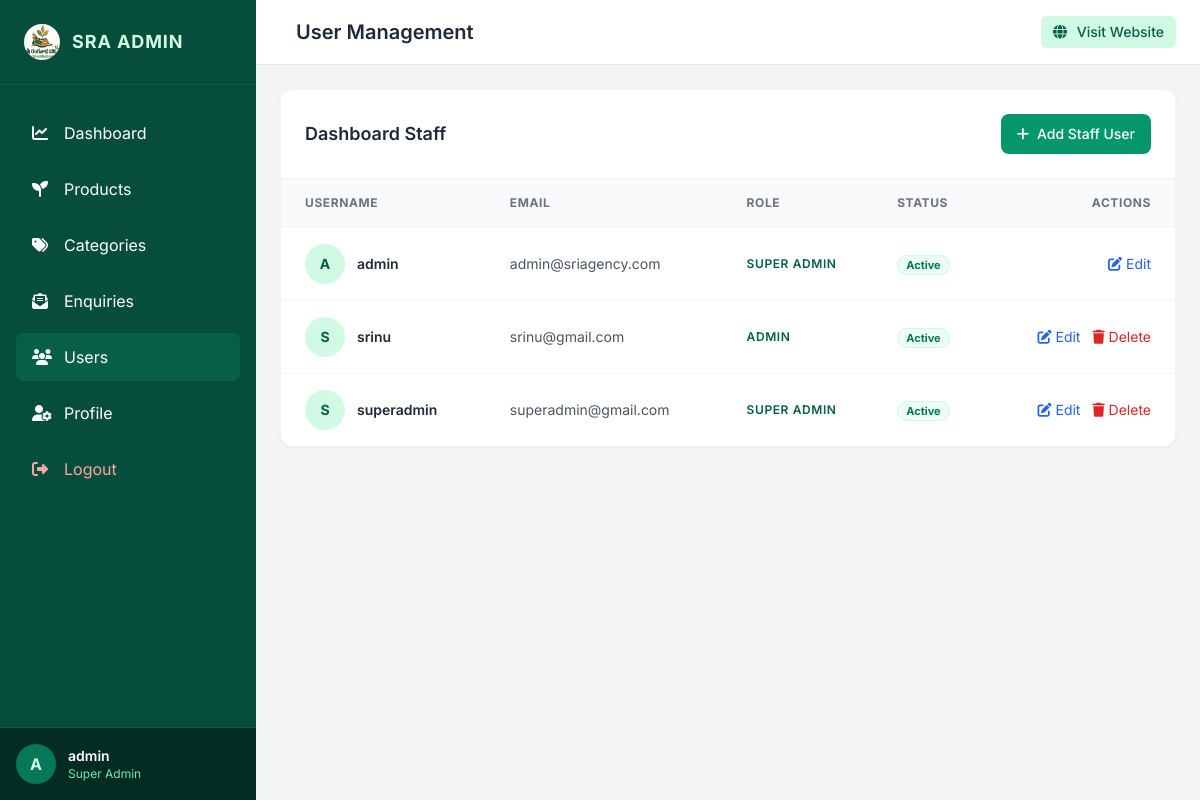
Before: /dashboard/users/ (signed in) with the older database file.
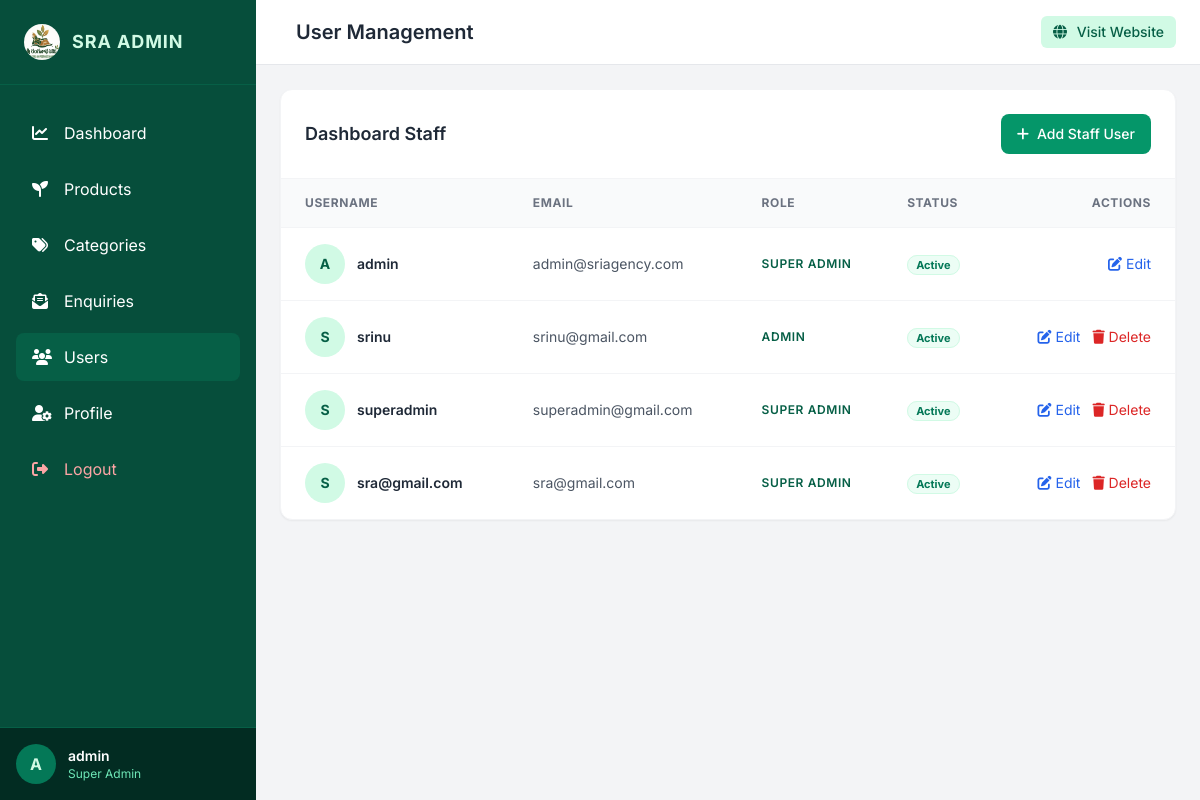
After: the same page with the newer database file.
### accounts/models.py (models this page shows, shortened)
class User(AbstractUser):
    ROLE_CHOICES = (
        ('super_admin', 'Super Admin'),
        ('admin', 'Admin'),
        ('store_manager', 'Store Manager'),
    )
    role = models.CharField(max_length=20, choices=ROLE_CHOICES, default='store_manager')
    avatar = models.ImageField(upload_to='avatars/', null=True, blank=True)
    phone = models.CharField(max_length=15, null=True, blank=True)
    objects = UserManager()

### dashboard/views.py (the view)
        def wrapped_view(request, *args, **kwargs):
            if not request.user.is_authenticated:
                return redirect('login')
            if request.user.role in allowed_roles or request.user.is_superuser:
                return view_func(request, *args, **kwargs)
            messages.error(request, "You do not have permission to access this page.")
            return redirect('dashboard_home')

### accounts/views_mgmt.py (called while the page is built)
@login_required
@role_required(['super_admin', 'admin'])
def user_list(request):
    users = User.objects.all()
    return render(request, 'dashboard/users/list.html', {'users': users})

### dashboard/views.py (called while the page is built)
def role_required(allowed_roles):
    def decorator(view_func):
        def wrapped_view(request, *args, **kwargs):
            if not request.user.is_authenticated:
                return redirect('login')
            if request.user.role in allowed_roles or request.user.is_superuser:
                return view_func(request, *args, **kwargs)
            messages.error(request, "You do not have permission to access this page.")
            return redirect('dashboard_home')
        return wrapped_view
    return decorator

### templates/dashboard/users/list.html (shortened to what this page needs)
{% extends 'dashboard/base.html' %}
{% block header_title %}User Management{% endblock %}
{% block content %}
<div class="bg-white rounded-xl shadow-sm border border-gray-100 overflow-hidden">
  <div class="p-6 border-b border-gray-100 flex items-center justify-between flex-wrap gap-4">
    <h3 class="text-lg font-bold text-gray-800 font-semibold">Dashboard Staff</h3>
    {% if request.user.role == 'super_admin' %}
      <a href="{% url 'user_add' %}" class="bg-emerald-600 hover:bg-emerald-700 text-white text-sm font-medium px-4 py-2.5 rounded-lg transition-colors flex items-center">
        <i class="fa-solid fa-plus mr-2"></i> Add Staff User
      </a>
    {% endif %}
  </div>
  <div class="overflow-x-auto">
    <table class="w-full text-left border-collapse">
      <thead>
        <tr class="bg-gray-50 border-b border-gray-100 text-xs font-semibold text-gray-500 uppercase tracking-wider">
          <th class="p-4 pl-6">Username</th>
          <th class="p-4">Email</th>
          <th class="p-4">Role</th>
          <th class="p-4">Status</th>
          <th class="p-4 pr-6 text-right">Actions</th>
        </tr>
      </thead>
      <tbody class="divide-y divide-gray-100 text-sm text-gray-700">
        {% for u in users %}
          <tr class="hover:bg-gray-50 transition-colors">
            <td class="p-4 pl-6 flex items-center space-x-3">
              {% if u.avatar %}
                <img src="{{ u.avatar.url }}" alt="{{ u.username }}" class="w-10 h-10 rounded-full object-cover border border-gray-200" loading="lazy" width="800" height="600">
              {% else %}
                <div class="w-10 h-10 rounded-full bg-emerald-100 text-emerald-800 flex items-center justify-center font-bold text-sm">
                  {{ u.username|slice:":1"|upper }}
                </div>
              {% endif %}
              <span class="font-semibold text-gray-800">{{ u.username }}</span>
            </td>
            <td class="p-4 text-gray-600">{{ u.email }}</td>
            <td class="p-4 text-xs font-semibold uppercase tracking-wider text-emerald-800">
              {{ u.get_role_display }}
            </td>
            <td class="p-4">
              <span class="px-2 py-0.5 rounded-full text-[11px] font-bold border {% if u.is_active %}bg-emerald-50 text-emerald-700 border-emerald-100{% else %}bg-red-50 text-red-700 border-red-100{% endif %}">
                {{ u.is_active|yesno:"Active,Inactive" }}
              </span>
            </td>
            <td class="p-4 pr-6 text-right space-x-2">
              {% if request.user.role == 'super_admin' %}
                <a href="{% url 'user_edit' u.id %}" class="text-blue-600 hover:text-blue-900 transition-colors"><i class="fa-solid fa-pen-to-square"></i> Edit</a>
                {% if u != request.user %}
                  <a href="{% url 'user_delete' u.id %}" onclick="return confirm('Permanently delete this staff member?')" class="text-red-600 hover:text-red-900 transition-colors"><i class="fa-solid fa-trash"></i> Delete</a>
                {% endif %}
              {% else %}
                <span class="text-xs text-gray-400">No Permissions</span>
              {% endif %}
            </td>
          </tr>
        {% endfor %}
      </tbody>
    </table>
  </div>
</div>
{% endblock %}

### templates/dashboard/base.html (shortened to what the changed rows need)
{% load static %}
<!DOCTYPE html>
<html lang="en">
<head>
  <script src="https://cdn.tailwindcss.com"></script>
  <link rel="stylesheet" href="https://cdnjs.cloudflare.com/ajax/libs/font-awesome/6.4.0/css/all.min.css">
</head>
<body class="flex bg-gray-100 min-h-screen">
  <aside id="sidebar" class="bg-emerald-900 text-white w-64 min-h-screen flex flex-col transition-all duration-300 ease-in-out z-30 fixed lg:static -translate-x-full lg:translate-x-0">
    <div class="p-4 border-t border-emerald-800 flex items-center space-x-3 bg-emerald-950">
      {% if request.user.avatar %}
        <img src="{{ request.user.avatar.url }}" alt="Avatar" class="w-10 h-10 rounded-full object-cover" loading="lazy" width="800" height="600">
      {% else %}
        <div class="w-10 h-10 rounded-full bg-emerald-700 flex items-center justify-center font-bold text-emerald-100">
          {{ request.user.username|slice:":1"|upper }}
        </div>
      {% endif %}
      <div class="flex-1 min-w-0">
        <p class="text-sm font-semibold truncate">{{ request.user.username }}</p>
        <p class="text-xs text-emerald-300 capitalize truncate">{{ request.user.get_role_display }}</p>
      </div>
    </div>
  </aside>
  <div class="flex-1 flex flex-col min-w-0 overflow-hidden lg:pl-0">
    <header class="bg-white border-b border-gray-200 px-6 py-4 flex items-center justify-between z-10">
      <div class="flex items-center space-x-4">
        <h1 class="text-xl font-semibold text-gray-800">{% block header_title %}SRA Admin Dashboard{% endblock %}</h1>
      </div>
    </header>
<main id="main-content">
    <main class="flex-1 overflow-y-auto p-6">
      {% block content %}{% endblock %}
    </main>
  </div>
</body>
</html>

Changed rows visible on the page:
added User: username "S", username "sra@gmail.com", email "sra@gmail.com", role "SUPER ADMIN", is_active "Active", shows "Delete"
